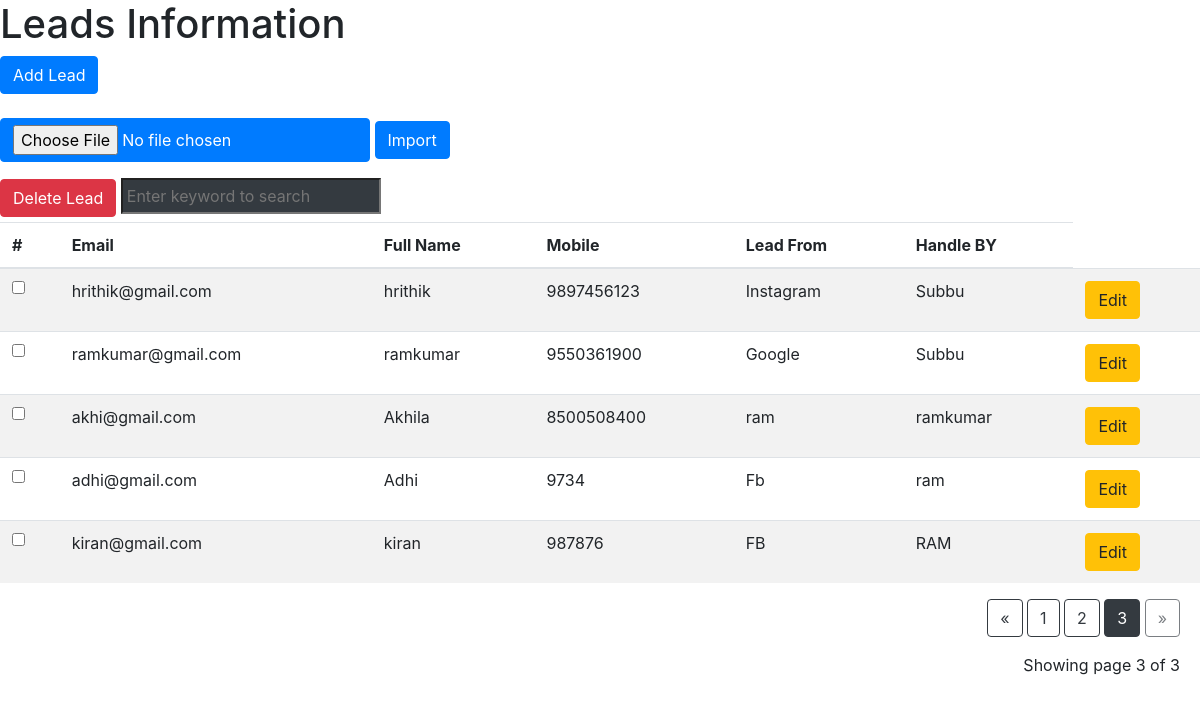
The app's page /pagination?page=3 with its own data.
### myproject/models.py (models this page shows, shortened)
class NewLead(db.Model):
    __tablename__ = 'newlead'
    id = db.Column(db.Integer, primary_key = True)
    email = db.Column(db.String(64), unique=True, index=True)
    fullname = db.Column(db.String(64), index=True)
    mobile = db.Column(db.String(64), index=True)
    leadfrom = db.Column(db.String(64))
    handleby = db.Column(db.String(64))

### app.py (the view)
@app.route('/pagination')
def page():
    page = request.args.get('page', 1, type=int)
    ROWS_PER_PAGE = 5
    lead = NewLead.query.order_by(NewLead.id.desc()).paginate(page=page, per_page=ROWS_PER_PAGE)
    return render_template('leads.html',lead = lead)

### myproject/templates/leads.html (shortened to what this page needs)
<link rel="stylesheet" href="https://stackpath.bootstrapcdn.com/bootstrap/4.1.3/css/bootstrap.min.css">
<h1>Leads Information</h1>
<button type='submit' class="btn btn-primary" data-toggle="modal" data-target="#mymodal">Add Lead</button>
<form action = "{{ url_for('importCsv') }}" method = 'POST'>
<input type='file' class="btn btn-primary" name = "upload-file">
<button type='submit' class="btn btn-primary">Import</button>
</form>
<form method = "POST" action = '{{ url_for("delete_lead")}}'>
  <button type='submit'class="btn btn-danger" onclick="return confirm('Are You Sure To Delete ?')">Delete Lead</button>
  <input type="text" name="tag" id="tag"  placeholder="Enter keyword to search" class="p-1 mb-2 bg-dark text-white"/>
  <table class="table table-striped">
  <thead>
    <tr>
      <th scope="col">#</th>
      <th scope="col">Email</th>
      <th scope="col">Full Name</th>
      <th scope="col">Mobile</th>
      <th scope="col">Lead From</th>
      <th scope="col">Handle BY</th>
    </tr>
  </thead>
  <tbody id = 'search_table'>
    {% for row in lead.items %}
    <tr>
      <td><input type="checkbox" name = "leadcheckbox" value = "{{ row.id }}"></td>
      <td>{{ row.email }}</td>
      <td>{{ row.fullname }}</td>
      <td>{{ row.mobile }}</td>
      <td>{{ row.leadfrom }}</td>
      <td>{{ row.handleby }}</td>
      <td><a href="#" class="btn btn-warning btn-xs" data-toggle="modal" data-target="#modaledit{{row.id}}">Edit</a></td>
    </tr>
    {% endfor %}
    </table>
</form>
<div class="text-right" style="margin-right:20px;">
    <a href="{{ url_for('page', page=lead.prev_num) }}"
       class="btn btn-outline-dark
       {% if lead.page == 1 %}disabled{% endif %}">
        &laquo;
    </a>
    {% for page_num in lead.iter_pages(left_edge=1, right_edge=1, left_current=1, right_current=2) %}
    {% if page_num %}
      {% if lead.page == page_num %}
      <a href="{{ url_for('page', page=page_num) }}"
         class="btn btn-dark">
          {{ page_num }}
      </a>
      {% else %}
      <a href="{{ url_for('page', page=page_num) }}"
         class="btn btn-outline-dark">
          {{ page_num }}
      </a>
      {% endif %}
        {% else %}
            ...
        {% endif %}
        {% endfor %}
        <a href="{{ url_for('page', page=lead.next_num) }}"
           class="btn btn-outline-dark
           {% if lead.page == lead.pages %}disabled{% endif %}">
            &raquo;
        </a>
    </div>
<p class="text-right mt-3" style="margin-right:20px;">
   Showing page {{ lead.page }} of {{ lead.pages }}
</p>

### records on screen
NewLead: email "hrithik@gmail.com", fullname "hrithik", mobile "9897456123", leadfrom "Instagram", handleby "Subbu"
NewLead: email "ramkumar@gmail.com", fullname "ramkumar", mobile "9550361900", leadfrom "Google", handleby "Subbu"
NewLead: email "akhi@gmail.com", fullname "Akhila", mobile "8500508400", leadfrom "ram", handleby "ramkumar"
NewLead: email "adhi@gmail.com", fullname "Adhi", mobile "9734", leadfrom "Fb", handleby "ram"
NewLead: email "kiran@gmail.com", fullname "kiran", mobile "987876", leadfrom "FB", handleby "RAM"

### other values on screen
{{ page_num }} "1" "2"
{{ page_num }} "3"
{{ lead.page }} "3"
{{ lead.pages }} "3"
